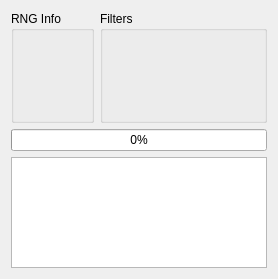
      <widget class="QWidget" name="tabWild">
       <attribute name="title">
        <string>Wild</string>
       </attribute>
       <layout class="QGridLayout" name="gridLayout_3">
        <item row="2" column="0" colspan="2">
         <widget class="TableView" name="tableViewWild">
          <property name="sizePolicy">
           <sizepolicy hsizetype="Expanding" vsizetype="Expanding">
            <horstretch>0</horstretch>
            <verstretch>1</verstretch>
           </sizepolicy>
          </property>
          <attribute name="horizontalHeaderDefaultSectionSize">
           <number>60</number>
          </attribute>
          <attribute name="verticalHeaderVisible">
           <bool>false</bool>
          </attribute>
         </widget>
        </item>
        <item row="0" column="1">
         <widget class="QGroupBox" name="groupBoxWildFilter">
          <property name="sizePolicy">
           <sizepolicy hsizetype="Preferred" vsizetype="Preferred">
            <horstretch>2</horstretch>
            <verstretch>1</verstretch>
           </sizepolicy>
          </property>
          <property name="title">
           <string>Filters</string>
          </property>
         </widget>
        </item>
        <item row="0" column="0">
         <widget class="QGroupBox" name="groupBoxWildRNGInfo">
          <property name="sizePolicy">
           <sizepolicy hsizetype="Preferred" vsizetype="Preferred">
            <horstretch>1</horstretch>
            <verstretch>1</verstretch>
           </sizepolicy>
          </property>
          <property name="title">
           <string>RNG Info</string>
          </property>
         </widget>
        </item>
        <item row="1" column="0" colspan="2">
         <widget class="QProgressBar" name="progressBarWild">
          <property name="value">
           <number>0</number>
          </property>
         </widget>
        </item>
       </layout>
      </widget>
